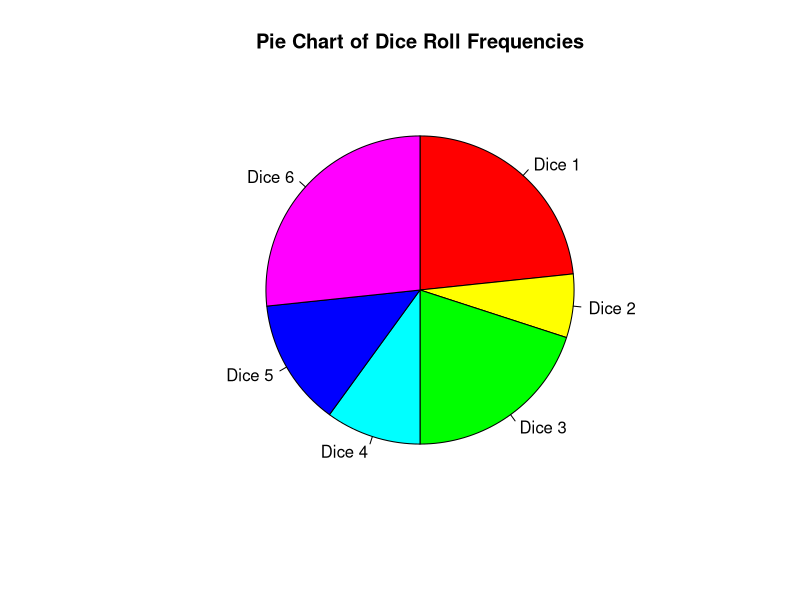

Here is the R script that generated this plot:
# Data
digits <- c(1, 2, 3, 4, 5, 6)
frequency <- c(7, 2, 6, 3, 4, 8)

# Create labels with digits
labels <- paste("Dice ", digits, sep = "")

# Plot pie chart
pie(frequency,
    labels = labels,
    main = "Pie Chart of Dice Roll Frequencies",
    col = rainbow(length(frequency)),
    clockwise = TRUE)
